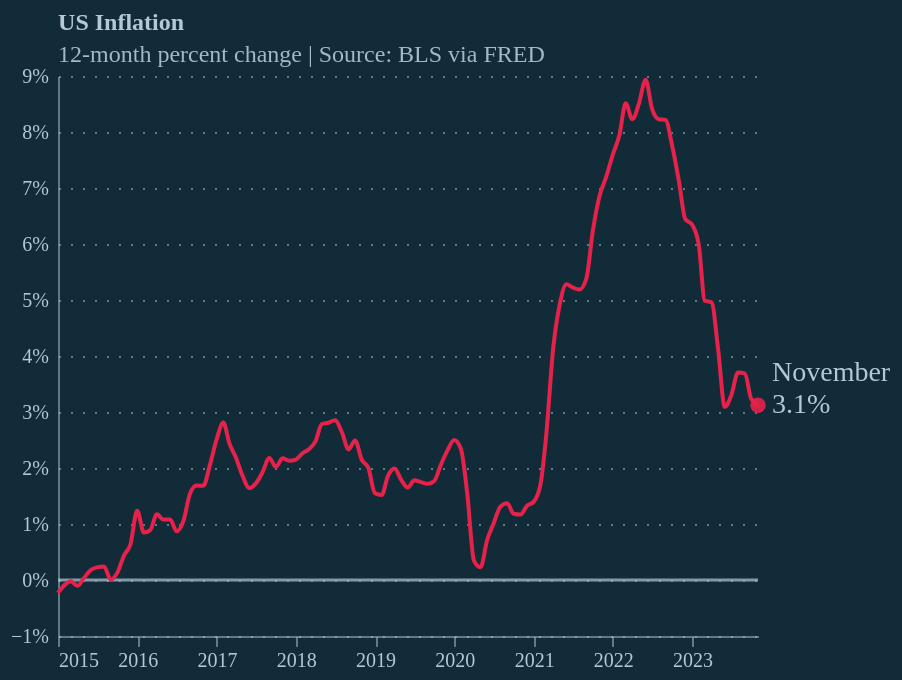

This figure's Vega-Lite source:
### Vega-Lite specification from a JSON file in a GitHub repository (floating-point values rounded to 4 significant figures)
{"config": {"background": "#122b39", "font": "Circular Std", "axis": {"labelColor": "#b4c8d8", "tickColor": "#b4c8d8", "domainColor": "#b4c8d8", "domainOpacity": 0.5, "title": null}, "axisX": {"grid": false, "labelAngle": 0, "tickCount": 10, "tickOpacity": 0.5}, "axisY": {"gridColor": "#b4c8d8", "gridDash": [1, 5], "gridOpacity": 0.5, "labelPadding": 5, "tickCount": 8, "tickOpacity": 0.5, "ticks": false, "format": "%"}, "line": {"color": "#e6224b"}, "view": {"stroke": null, "continuousWidth": 350, "continuousHeight": 280}, "title": {"anchor": "start", "dx": 24, "fontSize": 12, "subtitleFontSize": 12, "color": "#b4c8d8", "subtitleColor": "#b4c8d8E6", "subtitlePadding": 4, "offset": -1}}, "layer": [{"data": {"name": "data-06fd9f850666401b4599de5588b60692"}, "mark": {"type": "rule", "color": "#b4c8d8", "opacity": 0.7, "size": 1.5}, "encoding": {"y": {"field": "y", "type": "quantitative"}}}, {"layer": [{"data": {"name": "data-a3a6751a9ba992fb4b2bbb32250e6f67"}, "mark": {"type": "line", "interpolate": "monotone"}, "encoding": {"x": {"field": "date", "type": "temporal"}, "y": {"field": "cpi", "type": "quantitative"}}}, {"data": {"name": "data-d8198056152d0fb367e24302b13c263c"}, "mark": {"type": "point", "color": "#e6224b", "filled": true, "opacity": 0.9, "size": 60}, "encoding": {"x": {"field": "date", "type": "temporal"}, "y": {"field": "cpi", "type": "quantitative"}}}, {"data": {"name": "data-d8198056152d0fb367e24302b13c263c"}, "mark": {"type": "text", "align": "left", "baseline": "middle", "color": "#b4c8d8", "dx": 7, "dy": 0, "fontSize": 14}, "encoding": {"text": {"field": "cpi", "format": ".1%", "type": "quantitative"}, "x": {"field": "date", "type": "temporal"}, "y": {"field": "cpi", "type": "quantitative"}}}, {"data": {"name": "data-d8198056152d0fb367e24302b13c263c"}, "mark": {"type": "text", "align": "left", "baseline": "middle", "color": "#b4c8d8", "dx": 7, "dy": -16, "fontSize": 14}, "encoding": {"text": {"field": "date", "format": "%B", "type": "temporal"}, "x": {"field": "date", "type": "temporal"}, "y": {"field": "cpi", "type": "quantitative"}}}], "title": {"text": "US Inflation", "subtitle": "12-month percent change | Source: BLS via FRED", "dx": 24}}], "$schema": "https://vega.github.io/schema/vega-lite/v5.16.3.json", "datasets": {"data-06fd9f850666401b4599de5588b60692": [{"y": 0}], "data-a3a6751a9ba992fb4b2bbb32250e6f67": [{"date": "2015-01-01T00:00:00", "value": 234.7, "year": 2015, "cpi": -0.002299}, {"date": "2015-02-01T00:00:00", "value": 235.3, "year": 2015, "cpi": -0.0008703}, {"date": "2015-03-01T00:00:00", "value": 236.0, "year": 2015, "cpi": -0.0002203}, {"date": "2015-04-01T00:00:00", "value": 236.2, "year": 2015, "cpi": -0.00104}, {"date": "2015-05-01T00:00:00", "value": 237.0, "year": 2015, "cpi": 0.0003503}, {"date": "2015-06-01T00:00:00", "value": 237.7, "year": 2015, "cpi": 0.001796}, {"date": "2015-07-01T00:00:00", "value": 238.0, "year": 2015, "cpi": 0.002257}, {"date": "2015-08-01T00:00:00", "value": 238.0, "year": 2015, "cpi": 0.002413}, {"date": "2015-09-01T00:00:00", "value": 237.5, "year": 2015, "cpi": 8.843e-05}, {"date": "2015-10-01T00:00:00", "value": 237.7, "year": 2015, "cpi": 0.001276}, {"date": "2015-11-01T00:00:00", "value": 238.0, "year": 2015, "cpi": 0.004363}, {"date": "2015-12-01T00:00:00", "value": 237.8, "year": 2015, "cpi": 0.006387}, {"date": "2016-01-01T00:00:00", "value": 237.7, "year": 2016, "cpi": 0.01238}, {"date": "2016-02-01T00:00:00", "value": 237.3, "year": 2016, "cpi": 0.008473}, {"date": "2016-03-01T00:00:00", "value": 238.1, "year": 2016, "cpi": 0.008916}, {"date": "2016-04-01T00:00:00", "value": 239.0, "year": 2016, "cpi": 0.01173}, {"date": "2016-05-01T00:00:00", "value": 239.6, "year": 2016, "cpi": 0.01078}, {"date": "2016-06-01T00:00:00", "value": 240.2, "year": 2016, "cpi": 0.01079}, {"date": "2016-07-01T00:00:00", "value": 240.1, "year": 2016, "cpi": 0.008684}, {"date": "2016-08-01T00:00:00", "value": 240.5, "year": 2016, "cpi": 0.01055}, {"date": "2016-09-01T00:00:00", "value": 241.2, "year": 2016, "cpi": 0.01549}, {"date": "2016-10-01T00:00:00", "value": 241.7, "year": 2016, "cpi": 0.01686}, {"date": "2016-11-01T00:00:00", "value": 242.0, "year": 2016, "cpi": 0.01684}, {"date": "2016-12-01T00:00:00", "value": 242.6, "year": 2016, "cpi": 0.02051}, {"date": "2017-01-01T00:00:00", "value": 243.6, "year": 2017, "cpi": 0.0251}, {"date": "2017-02-01T00:00:00", "value": 244.0, "year": 2017, "cpi": 0.0281}, {"date": "2017-03-01T00:00:00", "value": 243.9, "year": 2017, "cpi": 0.02441}, {"date": "2017-04-01T00:00:00", "value": 244.2, "year": 2017, "cpi": 0.02176}, {"date": "2017-05-01T00:00:00", "value": 244.0, "year": 2017, "cpi": 0.01856}, {"date": "2017-06-01T00:00:00", "value": 244.2, "year": 2017, "cpi": 0.01641}, {"date": "2017-07-01T00:00:00", "value": 244.2, "year": 2017, "cpi": 0.01725}, {"date": "2017-08-01T00:00:00", "value": 245.2, "year": 2017, "cpi": 0.01928}, {"date": "2017-09-01T00:00:00", "value": 246.4, "year": 2017, "cpi": 0.02181}, {"date": "2017-10-01T00:00:00", "value": 246.6, "year": 2017, "cpi": 0.02021}, {"date": "2017-11-01T00:00:00", "value": 247.3, "year": 2017, "cpi": 0.02172}, {"date": "2017-12-01T00:00:00", "value": 247.8, "year": 2017, "cpi": 0.0213}, {"date": "2018-01-01T00:00:00", "value": 248.9, "year": 2018, "cpi": 0.02151}, {"date": "2018-02-01T00:00:00", "value": 249.5, "year": 2018, "cpi": 0.02263}, {"date": "2018-03-01T00:00:00", "value": 249.6, "year": 2018, "cpi": 0.02331}, {"date": "2018-04-01T00:00:00", "value": 250.2, "year": 2018, "cpi": 0.02471}, {"date": "2018-05-01T00:00:00", "value": 250.8, "year": 2018, "cpi": 0.02782}, {"date": "2018-06-01T00:00:00", "value": 251.0, "year": 2018, "cpi": 0.02808}, {"date": "2018-07-01T00:00:00", "value": 251.2, "year": 2018, "cpi": 0.02854}, {"date": "2018-08-01T00:00:00", "value": 251.7, "year": 2018, "cpi": 0.02643}, {"date": "2018-09-01T00:00:00", "value": 252.2, "year": 2018, "cpi": 0.02332}, {"date": "2018-10-01T00:00:00", "value": 252.8, "year": 2018, "cpi": 0.02492}, {"date": "2018-11-01T00:00:00", "value": 252.6, "year": 2018, "cpi": 0.02147}, {"date": "2018-12-01T00:00:00", "value": 252.8, "year": 2018, "cpi": 0.02002}, {"date": "2019-01-01T00:00:00", "value": 252.7, "year": 2019, "cpi": 0.01551}, {"date": "2019-02-01T00:00:00", "value": 253.3, "year": 2019, "cpi": 0.0152}, {"date": "2019-03-01T00:00:00", "value": 254.2, "year": 2019, "cpi": 0.01853}, {"date": "2019-04-01T00:00:00", "value": 255.2, "year": 2019, "cpi": 0.01992}, {"date": "2019-05-01T00:00:00", "value": 255.3, "year": 2019, "cpi": 0.01794}, {"date": "2019-06-01T00:00:00", "value": 255.2, "year": 2019, "cpi": 0.0165}, {"date": "2019-07-01T00:00:00", "value": 255.7, "year": 2019, "cpi": 0.0178}, {"date": "2019-08-01T00:00:00", "value": 256.1, "year": 2019, "cpi": 0.01747}, {"date": "2019-09-01T00:00:00", "value": 256.5, "year": 2019, "cpi": 0.01717}, {"date": "2019-10-01T00:00:00", "value": 257.2, "year": 2019, "cpi": 0.01769}, {"date": "2019-11-01T00:00:00", "value": 257.8, "year": 2019, "cpi": 0.02062}, {"date": "2019-12-01T00:00:00", "value": 258.6, "year": 2019, "cpi": 0.02314}, {"date": "2020-01-01T00:00:00", "value": 259.0, "year": 2020, "cpi": 0.025}, {"date": "2020-02-01T00:00:00", "value": 259.2, "year": 2020, "cpi": 0.02339}, {"date": "2020-03-01T00:00:00", "value": 258.1, "year": 2020, "cpi": 0.01543}, {"date": "2020-04-01T00:00:00", "value": 256.1, "year": 2020, "cpi": 0.003452}, {"date": "2020-05-01T00:00:00", "value": 255.9, "year": 2020, "cpi": 0.002264}, {"date": "2020-06-01T00:00:00", "value": 257.0, "year": 2020, "cpi": 0.00716}, {"date": "2020-07-01T00:00:00", "value": 258.3, "year": 2020, "cpi": 0.01014}, {"date": "2020-08-01T00:00:00", "value": 259.4, "year": 2020, "cpi": 0.01309}, {"date": "2020-09-01T00:00:00", "value": 260.0, "year": 2020, "cpi": 0.01371}, {"date": "2020-10-01T00:00:00", "value": 260.3, "year": 2020, "cpi": 0.01183}, {"date": "2020-11-01T00:00:00", "value": 260.8, "year": 2020, "cpi": 0.01168}, {"date": "2020-12-01T00:00:00", "value": 262.0, "year": 2020, "cpi": 0.01322}, {"date": "2021-01-01T00:00:00", "value": 262.6, "year": 2021, "cpi": 0.01395}, {"date": "2021-02-01T00:00:00", "value": 263.6, "year": 2021, "cpi": 0.01693}, {"date": "2021-03-01T00:00:00", "value": 264.9, "year": 2021, "cpi": 0.02631}, {"date": "2021-04-01T00:00:00", "value": 266.7, "year": 2021, "cpi": 0.04131}, {"date": "2021-05-01T00:00:00", "value": 268.4, "year": 2021, "cpi": 0.04915}, {"date": "2021-06-01T00:00:00", "value": 270.6, "year": 2021, "cpi": 0.05282}, {"date": "2021-07-01T00:00:00", "value": 271.8, "year": 2021, "cpi": 0.05222}, {"date": "2021-08-01T00:00:00", "value": 272.9, "year": 2021, "cpi": 0.05188}, {"date": "2021-09-01T00:00:00", "value": 274.0, "year": 2021, "cpi": 0.05384}, {"date": "2021-10-01T00:00:00", "value": 276.5, "year": 2021, "cpi": 0.06238}, {"date": "2021-11-01T00:00:00", "value": 278.7, "year": 2021, "cpi": 0.06862}, {"date": "2021-12-01T00:00:00", "value": 280.9, "year": 2021, "cpi": 0.07194}, {"date": "2022-01-01T00:00:00", "value": 282.6, "year": 2022, "cpi": 0.07595}, {"date": "2022-02-01T00:00:00", "value": 284.6, "year": 2022, "cpi": 0.07955}, {"date": "2022-03-01T00:00:00", "value": 287.5, "year": 2022, "cpi": 0.08515}, {"date": "2022-04-01T00:00:00", "value": 288.6, "year": 2022, "cpi": 0.08228}, {"date": "2022-05-01T00:00:00", "value": 291.3, "year": 2022, "cpi": 0.08502}, {"date": "2022-06-01T00:00:00", "value": 294.7, "year": 2022, "cpi": 0.08933}, {"date": "2022-07-01T00:00:00", "value": 294.6, "year": 2022, "cpi": 0.08413}, {"date": "2022-08-01T00:00:00", "value": 295.3, "year": 2022, "cpi": 0.08227}, {"date": "2022-09-01T00:00:00", "value": 296.5, "year": 2022, "cpi": 0.08215}, {"date": "2022-10-01T00:00:00", "value": 298.0, "year": 2022, "cpi": 0.07762}, {"date": "2022-11-01T00:00:00", "value": 298.6, "year": 2022, "cpi": 0.07135}, {"date": "2022-12-01T00:00:00", "value": 299.0, "year": 2022, "cpi": 0.06445}, {"date": "2023-01-01T00:00:00", "value": 300.5, "year": 2023, "cpi": 0.06347}, {"date": "2023-02-01T00:00:00", "value": 301.6, "year": 2023, "cpi": 0.05986}, {"date": "2023-03-01T00:00:00", "value": 301.8, "year": 2023, "cpi": 0.04987}, {"date": "2023-04-01T00:00:00", "value": 302.9, "year": 2023, "cpi": 0.04957}, {"date": "2023-05-01T00:00:00", "value": 303.3, "year": 2023, "cpi": 0.04129}, {"date": "2023-06-01T00:00:00", "value": 303.8, "year": 2023, "cpi": 0.03092}, {"date": "2023-07-01T00:00:00", "value": 304.3, "year": 2023, "cpi": 0.03299}, {"date": "2023-08-01T00:00:00", "value": 306.3, "year": 2023, "cpi": 0.03708}, {"date": "2023-09-01T00:00:00", "value": 307.5, "year": 2023, "cpi": 0.0369}, {"date": "2023-10-01T00:00:00", "value": 307.6, "year": 2023, "cpi": 0.03232}, {"date": "2023-11-01T00:00:00", "value": 307.9, "year": 2023, "cpi": 0.03121}], "data-d8198056152d0fb367e24302b13c263c": [{"date": "2023-11-01T00:00:00", "value": 307.9, "year": 2023, "cpi": 0.03121}]}, "width": 350, "height": 280}
